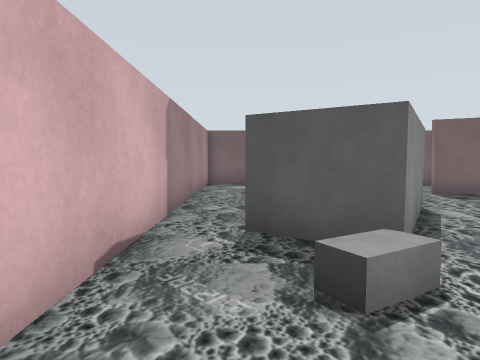
View 1 (above)

17 first-person views from a walk through a world built for the Gazebo simulator. The camera is 1.2 m above the floor, tilts 4° down and sees 75° across. The floor is counted in squares, 1 m on a side. Each view is taken from the middle of a square. On the plan, view 1 faces up. The plan holds only what a view shows up to about 13 squares ahead; the rest is blank. The place goes on beyond the plan. Simple shapes stand in for some stock models. Some surface patterns are stand-ins.

View 2
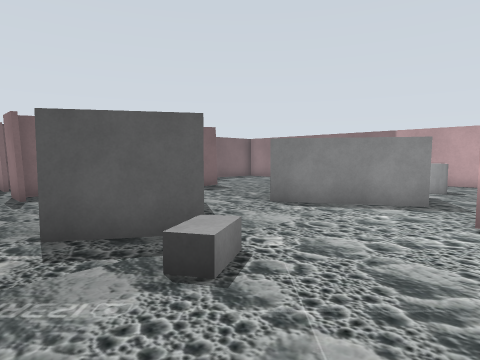

View 3
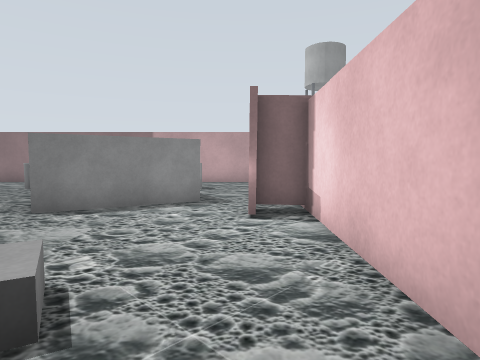

View 4
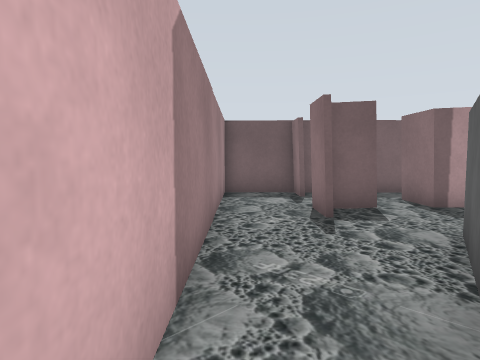

View 5
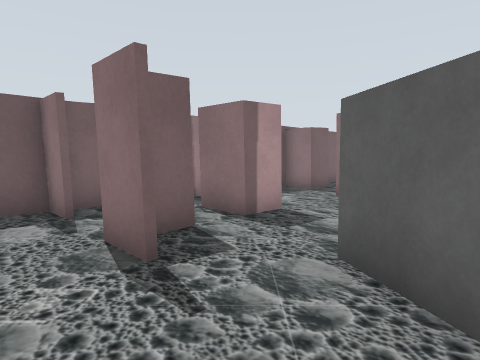

View 6
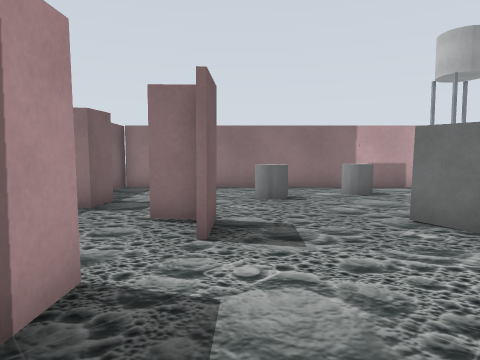

View 7
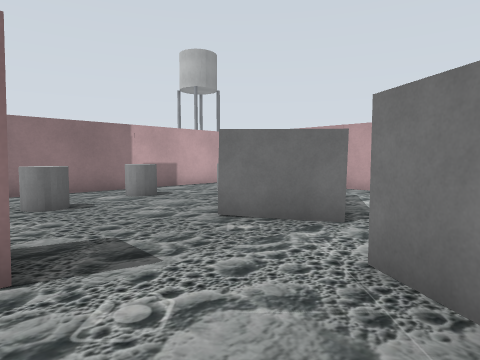

View 8
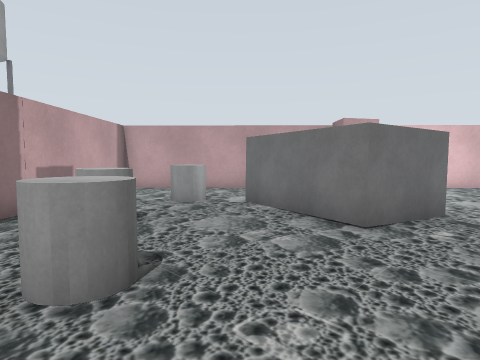

View 9
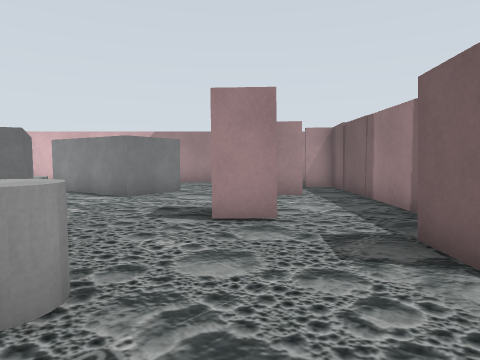

View 10
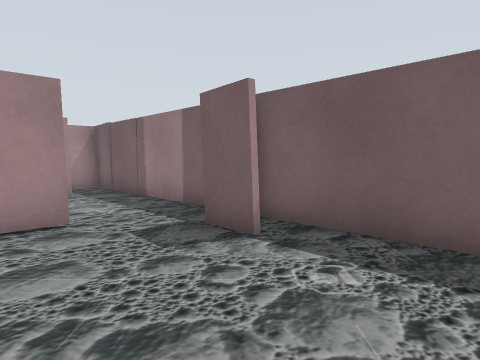

View 11
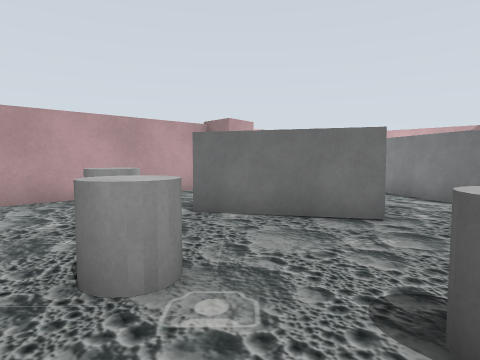

View 12
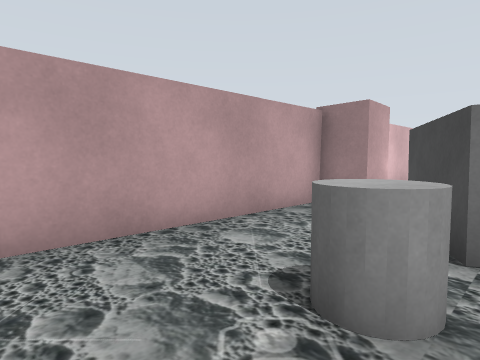

View 13
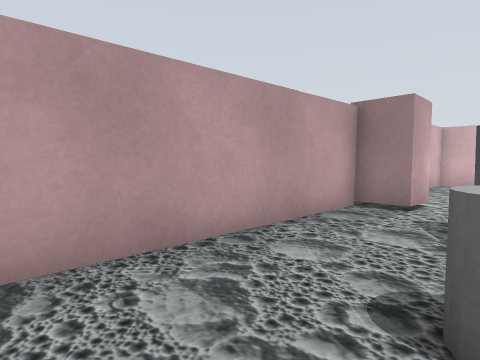

View 14
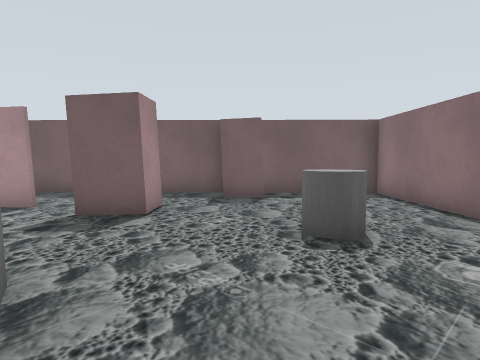

View 15
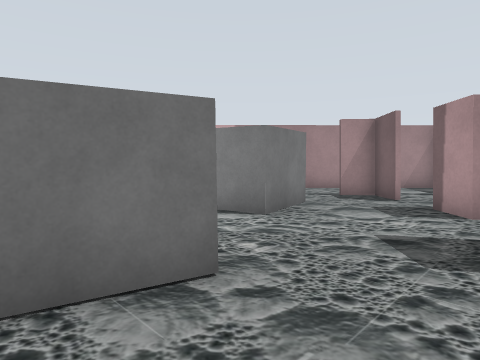

View 16
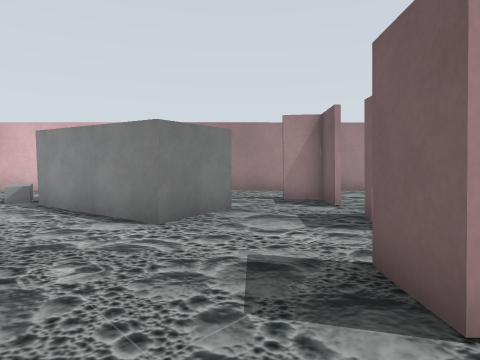

View 17
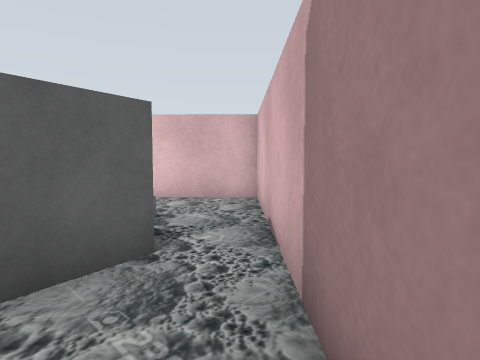

### Floor plan
Key: @ floor where view 1 was taken; # wall or solid block; . floor; R rock; C grey cylinder.
Columns run from 2 left of view 1 to 15 right of it. Each row starts with its distance up from view 1.
 15 ##################
 14 #..#.......##....#
 13 #.....#..........#
 12 #.....#..........#
 11 #..##....##......#
 10 #................#
  9 #....R.......CC..#
  8 #...RRR..........#
  7 #...R R...R......#
  6 #..R R...RR...CC.#
  5 #.RRRR..R RR.....#
  4 #...R....R R.....#
  3 #..RR....RRRRCC..#
  2 #.........R......#
  1 #.......#........#
  0 #.@.....#........#
 -1 ##################

Positions as (right, up) in squares from view 1, and headings:
1: (0, 0), facing up
2: (-1, 0), facing up-right
3: (-1, 1), facing right
4: (-1, 4), facing up
5: (-1, 7), facing up-right
6: (2, 10), facing right
7: (3, 11), facing down-right
8: (10, 12), facing down
9: (14, 11), facing left
10: (14, 10), facing up-left
11: (14, 9), facing down-left
12: (14, 4), facing down-left
13: (14, 3), facing down-left
14: (10, 4), facing up
15: (11, 7), facing left
16: (10, 9), facing left
17: (-1, 9), facing down
